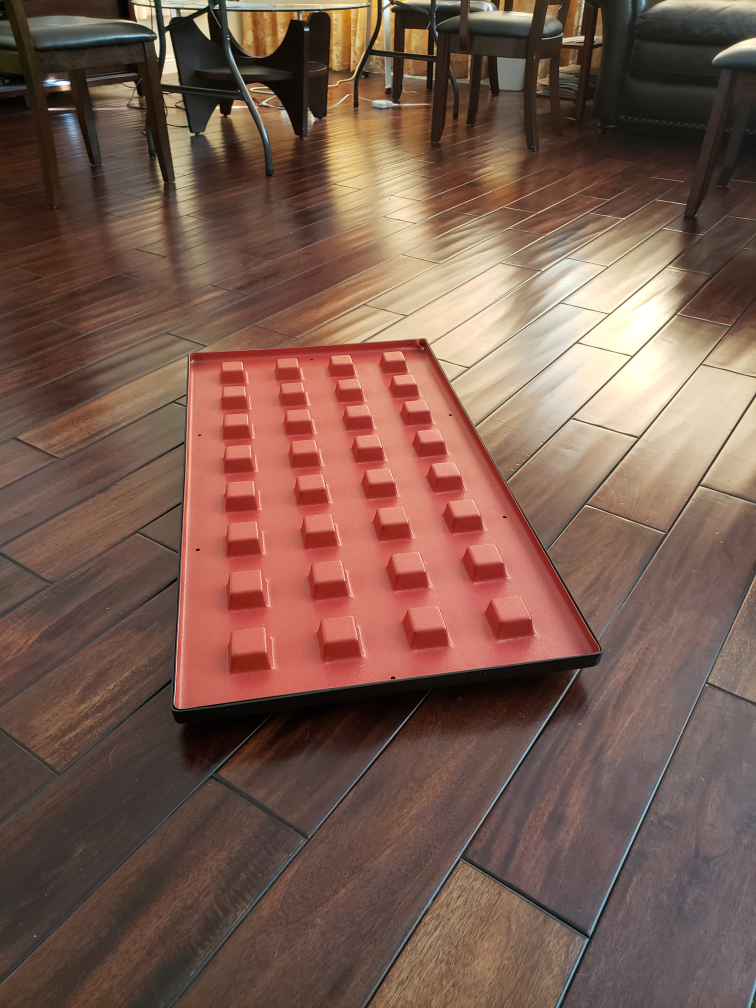
#> input picture opencv_py/ftc_base.jpg, 3024 x 4032 px (shown at 1/4 size)
$ python base_alignment.py
#> lines starting #> are read from the running program, lines starting #| are printed output that depends on the picture; after the words box and inside, x2 and y2 are one past the last pixel; in counts of white or black regions, pixels touching at a corner belong together
from __future__ import print_function
import sys
PY3 = sys.version_info[0] == 3

import sys
print(sys.path)

if PY3:
    xrange = range

import numpy as np
import cv2 as cv
from matplotlib import pyplot as plt

def test1():
    img = cv.imread('ftc_base.jpg', 1)

    h, w, c = img.shape
    print(h, w, c)

    edges = cv.Canny(img,100,200)
    plt.subplot(121),plt.imshow(img,cmap = 'gray')
    plt.title('Original Image'), plt.xticks([]), plt.yticks([])
    plt.subplot(122),plt.imshow(edges,cmap = 'gray')
    plt.title('Edge Image'), plt.xticks([]), plt.yticks([])
    plt.show();


def make_image():
    #img = cv.imread('ftc_base.jpg', 1)
    img = cv.imread('ftc_base.jpg', 1)
#> img is the input picture: shape (4032, 3024, 3); mean B, G, R 79.5, 91.9, 122.7
    print(type(img))
#| <class 'numpy.ndarray'>
    h, w, c = img.shape
#> h = 4032; w = 3024; c = 3
    print(h, w, c)
#| 4032 3024 3
    #img = np.zeros((500, 500), np.uint8)
    black, white = 0, 255
    for i in xrange(6):
        dx = int((i%2)*250 - 30)
        dy = int((i/2.)*150)

        if i == 0:
            for j in xrange(11):
                angle = (j+5)*np.pi/21
                c, s = np.cos(angle), np.sin(angle)
                x1, y1 = np.int32([dx+100+j*10-80*c, dy+100-90*s])
                x2, y2 = np.int32([dx+100+j*10-30*c, dy+100-30*s])
                cv.line(img, (x1, y1), (x2, y2), white)

        cv.ellipse( img, (dx+150, dy+100), (100,70), 0, 0, 360, white, -1 )
        cv.ellipse( img, (dx+115, dy+70), (30,20), 0, 0, 360, black, -1 )
        cv.ellipse( img, (dx+185, dy+70), (30,20), 0, 0, 360, black, -1 )
        cv.ellipse( img, (dx+115, dy+70), (15,15), 0, 0, 360, white, -1 )
        cv.ellipse( img, (dx+185, dy+70), (15,15), 0, 0, 360, white, -1 )
        cv.ellipse( img, (dx+115, dy+70), (5,5), 0, 0, 360, black, -1 )
        cv.ellipse( img, (dx+185, dy+70), (5,5), 0, 0, 360, black, -1 )
        cv.ellipse( img, (dx+150, dy+100), (10,5), 0, 0, 360, black, -1 )
        cv.ellipse( img, (dx+150, dy+150), (40,10), 0, 0, 360, black, -1 )
        cv.ellipse( img, (dx+27, dy+100), (20,35), 0, 0, 360, white, -1 )
        cv.ellipse( img, (dx+273, dy+100), (20,35), 0, 0, 360, white, -1 )
    return img

def main():
    img = make_image()
    #img = edges
    h, w = img.shape[:2]
#> h = 4032; w = 3024

    scale_percent = 20  # percent of original size
    width = int(img.shape[1] * scale_percent / 100)
#> width = 604
    height = int(img.shape[0] * scale_percent / 100)
#> height = 806
    dim = (width, height)
#> dim = (604, 806)
    # resize image
    resized = cv.resize(img, dim, interpolation=cv.INTER_AREA)
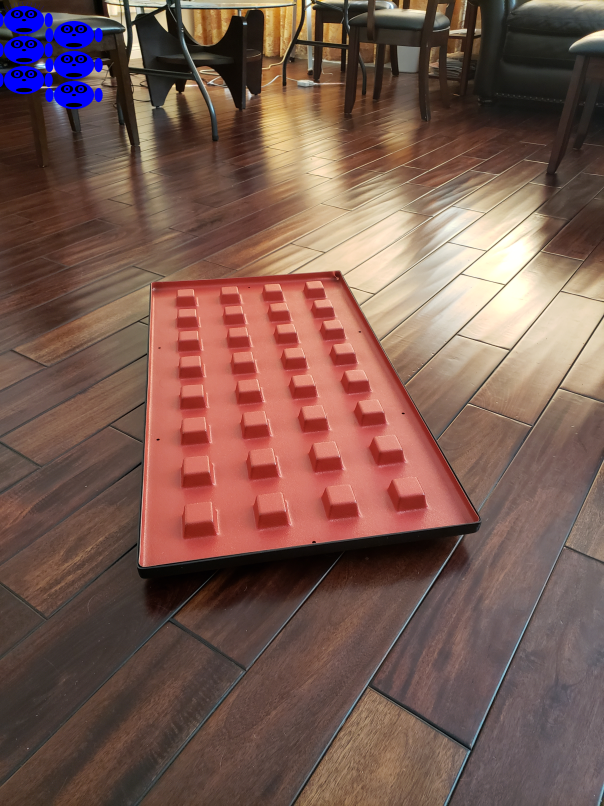
#> resized: shape (806, 604, 3); mean B, G, R 81.7, 91.2, 121.9

    print('Resized Dimensions : ', resized.shape)
#| Resized Dimensions :  (806, 604, 3)

    cv.imshow("Resized image", resized)
    cv.waitKey(0)
    img=resized;

    imgray = cv.cvtColor(img, cv.COLOR_BGR2GRAY)
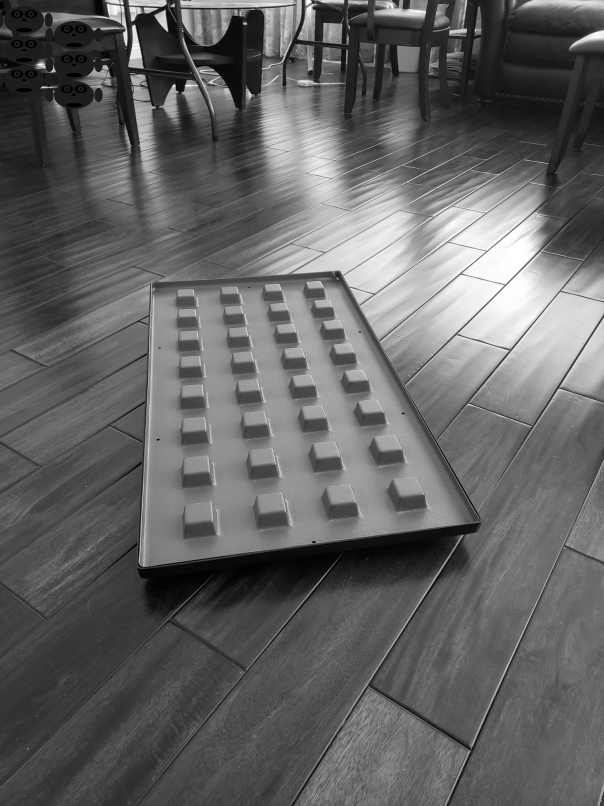
#> imgray: shape (806, 604); min 0, max 255, mean 99.3
    plt.subplot(131), plt.imshow(imgray)
    plt.subplot(132), plt.imshow(cv.cvtColor(img, cv.COLOR_BGR2RGB))
    imghsv = cv.cvtColor(img, cv.COLOR_BGR2HSV)
#> imghsv: shape (806, 604, 3); mean H, S, V 23.9, 92.3, 124.9
    plt.subplot(133), plt.imshow(cv.cvtColor(img, cv.COLOR_BGR2HSV))
    plt.show()
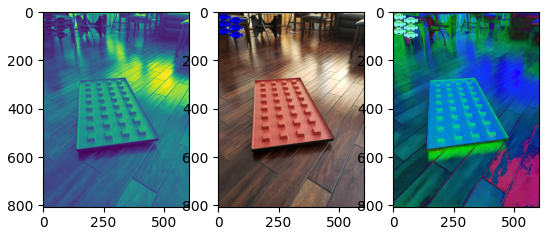
#> figure drawn by matplotlib, 3 panels

    ret, blackAndWhiteImage = cv.threshold(imgray, 127, 255, 0)
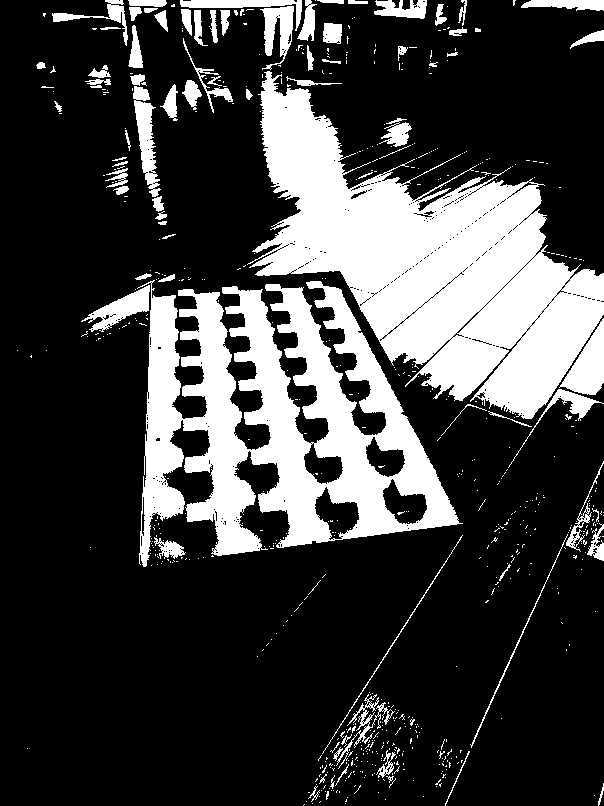
#> blackAndWhiteImage: shape (806, 604); 24.6% white; 670 white regions (589 under 20 px)
    plt.imshow(blackAndWhiteImage)
    plt.show()

    contours0, hierarchy = cv.findContours( blackAndWhiteImage, cv.RETR_TREE, cv.CHAIN_APPROX_SIMPLE)
#> contours0 = 1363 contours, 1280 with area under 20; largest, box (x1, y1, x2, y2) and area: (247, 71, 604, 419) 54694, (137, 280, 463, 567) 46630, (559, 318, 604, 395) 1658, (314, 486, 360, 541) 1305, (133, 86, 161, 197) 1256
    contours = [cv.approxPolyDP(cnt, 3, True) for cnt in contours0]
#> contours = 1363 contours, 1306 with area under 20; largest, box (x1, y1, x2, y2) and area: (248, 72, 604, 419) 55181, (137, 280, 463, 567) 47236, (559, 318, 604, 395) 1596, (315, 486, 360, 541) 1270, (134, 86, 161, 197) 1227

    def update(levels):
#> called with levels = 3
        vis = np.zeros((height, width, 3), np.uint8)
        levels = levels - 3
        cv.drawContours( vis, contours, (-1, 2)[levels <= 0], (128,255,255),
            3, cv.LINE_AA, hierarchy, abs(levels) )
        cv.imshow('contours', vis)
    update(3)
    cv.createTrackbar( "levels+3", "contours", 3, 7, update )
    cv.imshow('image', img)
    cv.waitKey()
    print('Done')
    cv.destroyAllWindows()

if __name__ == '__main__':
    print(__doc__)
    main()
    cv.destroyAllWindows()
